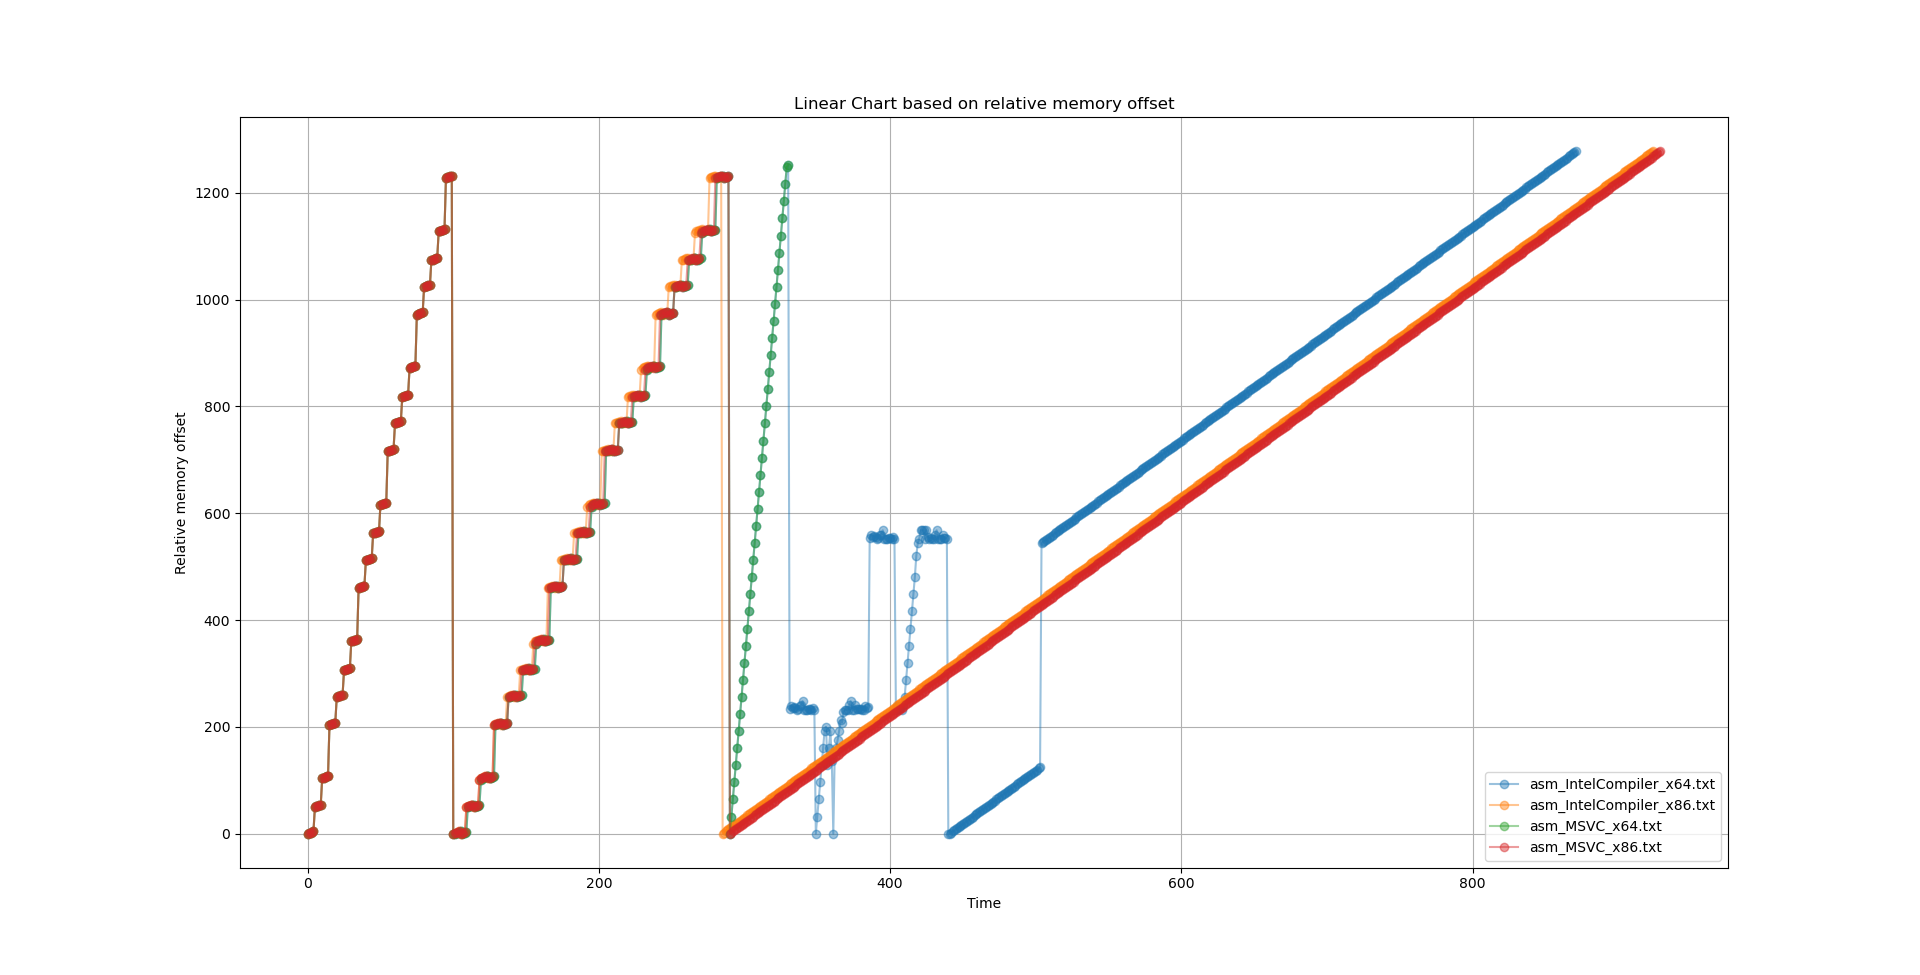

Generate this figure with Python:
import re
import matplotlib.pyplot as plt
from matplotlib.cm import get_cmap

# List of file paths
file_paths = [
    "asm_IntelCompiler_x64.txt",
    "asm_IntelCompiler_x86.txt",
    "asm_MSVC_x64.txt",
    "asm_MSVC_x86.txt"
]

# Lists to store the extracted hex numbers and corresponding file names
all_hex_numbers = []
file_names = []

# Regular expression pattern to match hex numbers
hex_pattern = re.compile(r';\s*\+0x([0-9a-fA-F]+)')

# Process each file
for file_path in file_paths:
    hex_numbers = []
    with open(file_path, 'r', encoding='utf-8') as file:
        for line in file:
            match = hex_pattern.search(line)
            if match:
                hex_numbers.append(int(match.group(1), 16))
    
    # Add hex numbers and file name to the lists
    all_hex_numbers.append(hex_numbers)
    file_names.append(file_path)

# Use a colormap for the lines
cmap = get_cmap('tab10')

# Create a separate plot for each file with unique colors
for i in range(len(file_paths)):
    color = cmap(i % 10)  # Use modulo to ensure colors repeat if more than 10 files
    overlapping = 0.450
    plt.plot(all_hex_numbers[i], color=color, marker='o', label=file_names[i], alpha=overlapping)

# Add labels and legend
plt.title('Linear Chart based on relative memory offset')
plt.xlabel('Time')
plt.ylabel('Relative memory offset')
plt.grid(True)
plt.legend()
plt.show()
